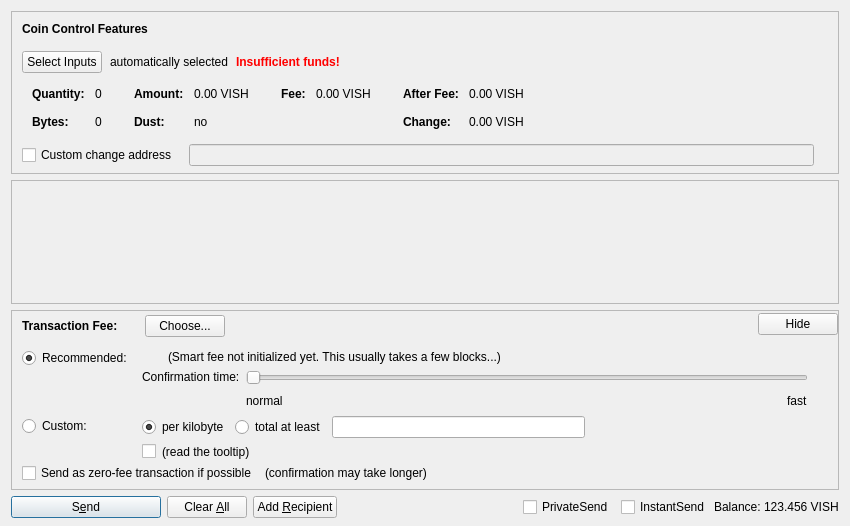
<?xml version="1.0" encoding="UTF-8"?>
<ui version="4.0">
 <class>SendCoinsDialog</class>
 <widget class="QDialog" name="SendCoinsDialog">
  <property name="geometry">
   <rect>
    <x>0</x>
    <y>0</y>
    <width>850</width>
    <height>526</height>
   </rect>
  </property>
  <property name="windowTitle">
   <string>Send Coins</string>
  </property>
  <layout class="QVBoxLayout" name="verticalLayout" stretch="0,1,0,0">
   <property name="bottomMargin">
    <number>8</number>
   </property>
   <item>
    <widget class="QFrame" name="frameCoinControl">
     <property name="sizePolicy">
      <sizepolicy hsizetype="Expanding" vsizetype="Expanding">
       <horstretch>0</horstretch>
       <verstretch>0</verstretch>
      </sizepolicy>
     </property>
     <property name="maximumSize">
      <size>
       <width>16777215</width>
       <height>16777215</height>
      </size>
     </property>
     <property name="frameShape">
      <enum>QFrame::StyledPanel</enum>
     </property>
     <property name="frameShadow">
      <enum>QFrame::Sunken</enum>
     </property>
     <layout class="QVBoxLayout" name="verticalLayoutCoinControl2">
      <property name="spacing">
       <number>0</number>
      </property>
      <property name="leftMargin">
       <number>0</number>
      </property>
      <property name="topMargin">
       <number>0</number>
      </property>
      <property name="rightMargin">
       <number>0</number>
      </property>
      <property name="bottomMargin">
       <number>6</number>
      </property>
      <item>
       <layout class="QVBoxLayout" name="verticalLayoutCoinControl" stretch="0,0,0,0,1">
        <property name="spacing">
         <number>0</number>
        </property>
        <property name="leftMargin">
         <number>10</number>
        </property>
        <property name="topMargin">
         <number>10</number>
        </property>
        <item>
         <layout class="QHBoxLayout" name="horizontalLayoutCoinControl1">
          <property name="bottomMargin">
           <number>15</number>
          </property>
          <item>
           <widget class="QLabel" name="labelCoinControlFeatures">
            <property name="sizePolicy">
             <sizepolicy hsizetype="Preferred" vsizetype="Maximum">
              <horstretch>0</horstretch>
              <verstretch>0</verstretch>
             </sizepolicy>
            </property>
            <property name="font">
             <font>
              <weight>75</weight>
              <bold>true</bold>
             </font>
            </property>
            <property name="styleSheet">
             <string notr="true">font-weight:bold;</string>
            </property>
            <property name="text">
             <string>Coin Control Features</string>
            </property>
           </widget>
          </item>
         </layout>
        </item>
        <item>
         <layout class="QHBoxLayout" name="horizontalLayoutCoinControl2" stretch="0,0,0,0">
          <property name="spacing">
           <number>8</number>
          </property>
          <property name="bottomMargin">
           <number>10</number>
          </property>
          <item>
           <widget class="QPushButton" name="pushButtonCoinControl">
            <property name="styleSheet">
             <string notr="true"/>
            </property>
            <property name="text">
             <string>Select Inputs</string>
            </property>
            <property name="autoDefault">
             <bool>false</bool>
            </property>
           </widget>
          </item>
          <item>
           <widget class="QLabel" name="labelCoinControlAutomaticallySelected">
            <property name="text">
             <string>automatically selected</string>
            </property>
            <property name="margin">
             <number>5</number>
            </property>
           </widget>
          </item>
          <item>
           <widget class="QLabel" name="labelCoinControlInsuffFunds">
            <property name="font">
             <font>
              <weight>75</weight>
              <bold>true</bold>
             </font>
            </property>
            <property name="styleSheet">
             <string notr="true">color:red;font-weight:bold;</string>
            </property>
            <property name="text">
             <string>Insufficient funds!</string>
            </property>
            <property name="margin">
             <number>5</number>
            </property>
           </widget>
          </item>
          <item>
           <spacer name="horizontalSpacerCoinControl">
            <property name="orientation">
             <enum>Qt::Horizontal</enum>
            </property>
            <property name="sizeHint" stdset="0">
             <size>
              <width>40</width>
              <height>1</height>
             </size>
            </property>
           </spacer>
          </item>
         </layout>
        </item>
        <item>
         <widget class="QWidget" name="widgetCoinControl" native="true">
          <property name="sizePolicy">
           <sizepolicy hsizetype="Preferred" vsizetype="Preferred">
            <horstretch>0</horstretch>
            <verstretch>0</verstretch>
           </sizepolicy>
          </property>
          <property name="minimumSize">
           <size>
            <width>0</width>
            <height>0</height>
           </size>
          </property>
          <property name="styleSheet">
           <string notr="true"/>
          </property>
          <layout class="QHBoxLayout" name="horizontalLayoutCoinControl5">
           <property name="leftMargin">
            <number>0</number>
           </property>
           <property name="topMargin">
            <number>0</number>
           </property>
           <property name="rightMargin">
            <number>0</number>
           </property>
           <property name="bottomMargin">
            <number>0</number>
           </property>
           <item>
            <layout class="QHBoxLayout" name="horizontalLayoutCoinControl3" stretch="0,0,0,1">
             <property name="spacing">
              <number>20</number>
             </property>
             <property name="topMargin">
              <number>0</number>
             </property>
             <property name="bottomMargin">
              <number>10</number>
             </property>
             <item>
              <layout class="QFormLayout" name="formLayoutCoinControl1">
               <property name="horizontalSpacing">
                <number>10</number>
               </property>
               <property name="verticalSpacing">
                <number>14</number>
               </property>
               <property name="leftMargin">
                <number>10</number>
               </property>
               <property name="topMargin">
                <number>4</number>
               </property>
               <property name="rightMargin">
                <number>6</number>
               </property>
               <item row="0" column="0">
                <widget class="QLabel" name="labelCoinControlQuantityText">
                 <property name="font">
                  <font>
                   <weight>75</weight>
                   <bold>true</bold>
                  </font>
                 </property>
                 <property name="text">
                  <string>Quantity:</string>
                 </property>
                 <property name="margin">
                  <number>0</number>
                 </property>
                </widget>
               </item>
               <item row="0" column="1">
                <widget class="QLabel" name="labelCoinControlQuantity">
                 <property name="cursor">
                  <cursorShape>IBeamCursor</cursorShape>
                 </property>
                 <property name="contextMenuPolicy">
                  <enum>Qt::ActionsContextMenu</enum>
                 </property>
                 <property name="text">
                  <string notr="true">0</string>
                 </property>
                 <property name="margin">
                  <number>0</number>
                 </property>
                 <property name="textInteractionFlags">
                  <set>Qt::LinksAccessibleByMouse|Qt::TextSelectableByKeyboard|Qt::TextSelectableByMouse</set>
                 </property>
                </widget>
               </item>
               <item row="1" column="0">
                <widget class="QLabel" name="labelCoinControlBytesText">
                 <property name="font">
                  <font>
                   <weight>75</weight>
                   <bold>true</bold>
                  </font>
                 </property>
                 <property name="text">
                  <string>Bytes:</string>
                 </property>
                </widget>
               </item>
               <item row="1" column="1">
                <widget class="QLabel" name="labelCoinControlBytes">
                 <property name="cursor">
                  <cursorShape>IBeamCursor</cursorShape>
                 </property>
                 <property name="contextMenuPolicy">
                  <enum>Qt::ActionsContextMenu</enum>
                 </property>
                 <property name="text">
                  <string notr="true">0</string>
                 </property>
                 <property name="textInteractionFlags">
                  <set>Qt::LinksAccessibleByMouse|Qt::TextSelectableByKeyboard|Qt::TextSelectableByMouse</set>
                 </property>
                </widget>
               </item>
              </layout>
             </item>
             <item>
              <layout class="QFormLayout" name="formLayoutCoinControl2">
               <property name="horizontalSpacing">
                <number>10</number>
               </property>
               <property name="verticalSpacing">
                <number>14</number>
               </property>
               <property name="leftMargin">
                <number>6</number>
               </property>
               <property name="topMargin">
                <number>4</number>
               </property>
               <property name="rightMargin">
                <number>6</number>
               </property>
               <item row="0" column="0">
                <widget class="QLabel" name="labelCoinControlAmountText">
                 <property name="font">
                  <font>
                   <weight>75</weight>
                   <bold>true</bold>
                  </font>
                 </property>
                 <property name="text">
                  <string>Amount:</string>
                 </property>
                 <property name="margin">
                  <number>0</number>
                 </property>
                </widget>
               </item>
               <item row="0" column="1">
                <widget class="QLabel" name="labelCoinControlAmount">
                 <property name="cursor">
                  <cursorShape>IBeamCursor</cursorShape>
                 </property>
                 <property name="contextMenuPolicy">
                  <enum>Qt::ActionsContextMenu</enum>
                 </property>
                 <property name="text">
                  <string notr="true">0.00 VISH</string>
                 </property>
                 <property name="textInteractionFlags">
                  <set>Qt::LinksAccessibleByMouse|Qt::TextSelectableByKeyboard|Qt::TextSelectableByMouse</set>
                 </property>
                </widget>
               </item>
               <item row="1" column="0">
                <widget class="QLabel" name="labelCoinControlLowOutputText">
                 <property name="font">
                  <font>
                   <weight>75</weight>
                   <bold>true</bold>
                  </font>
                 </property>
                 <property name="text">
                  <string>Dust:</string>
                 </property>
                </widget>
               </item>
               <item row="1" column="1">
                <widget class="QLabel" name="labelCoinControlLowOutput">
                 <property name="cursor">
                  <cursorShape>IBeamCursor</cursorShape>
                 </property>
                 <property name="contextMenuPolicy">
                  <enum>Qt::ActionsContextMenu</enum>
                 </property>
                 <property name="text">
                  <string notr="true">no</string>
                 </property>
                 <property name="textInteractionFlags">
                  <set>Qt::LinksAccessibleByMouse|Qt::TextSelectableByKeyboard|Qt::TextSelectableByMouse</set>
                 </property>
                </widget>
               </item>
              </layout>
             </item>
             <item>
              <layout class="QFormLayout" name="formLayoutCoinControl3">
               <property name="horizontalSpacing">
                <number>10</number>
               </property>
               <property name="verticalSpacing">
                <number>14</number>
               </property>
               <property name="leftMargin">
                <number>6</number>
               </property>
               <property name="topMargin">
                <number>4</number>
               </property>
               <property name="rightMargin">
                <number>6</number>
               </property>
               <item row="0" column="0">
                <widget class="QLabel" name="labelCoinControlFeeText">
                 <property name="font">
                  <font>
                   <weight>75</weight>
                   <bold>true</bold>
                  </font>
                 </property>
                 <property name="text">
                  <string>Fee:</string>
                 </property>
                 <property name="margin">
                  <number>0</number>
                 </property>
                </widget>
               </item>
               <item row="0" column="1">
                <widget class="QLabel" name="labelCoinControlFee">
                 <property name="cursor">
                  <cursorShape>IBeamCursor</cursorShape>
                 </property>
                 <property name="contextMenuPolicy">
                  <enum>Qt::ActionsContextMenu</enum>
                 </property>
                 <property name="text">
                  <string notr="true">0.00 VISH</string>
                 </property>
                 <property name="textInteractionFlags">
                  <set>Qt::LinksAccessibleByMouse|Qt::TextSelectableByKeyboard|Qt::TextSelectableByMouse</set>
                 </property>
                </widget>
               </item>
             </layout>
             </item>
             <item>
              <layout class="QFormLayout" name="formLayoutCoinControl4">
               <property name="horizontalSpacing">
                <number>10</number>
               </property>
               <property name="verticalSpacing">
                <number>14</number>
               </property>
               <property name="leftMargin">
                <number>6</number>
               </property>
               <property name="topMargin">
                <number>4</number>
               </property>
               <property name="rightMargin">
                <number>6</number>
               </property>
               <item row="0" column="0">
                <widget class="QLabel" name="labelCoinControlAfterFeeText">
                 <property name="font">
                  <font>
                   <weight>75</weight>
                   <bold>true</bold>
                  </font>
                 </property>
                 <property name="text">
                  <string>After Fee:</string>
                 </property>
                 <property name="margin">
                  <number>0</number>
                 </property>
                </widget>
               </item>
               <item row="0" column="1">
                <widget class="QLabel" name="labelCoinControlAfterFee">
                 <property name="cursor">
                  <cursorShape>IBeamCursor</cursorShape>
                 </property>
                 <property name="contextMenuPolicy">
                  <enum>Qt::ActionsContextMenu</enum>
                 </property>
                 <property name="text">
                  <string notr="true">0.00 VISH</string>
                 </property>
                 <property name="textInteractionFlags">
                  <set>Qt::LinksAccessibleByMouse|Qt::TextSelectableByKeyboard|Qt::TextSelectableByMouse</set>
                 </property>
                </widget>
               </item>
               <item row="1" column="0">
                <widget class="QLabel" name="labelCoinControlChangeText">
                 <property name="font">
                  <font>
                   <weight>75</weight>
                   <bold>true</bold>
                  </font>
                 </property>
                 <property name="text">
                  <string>Change:</string>
                 </property>
                </widget>
               </item>
               <item row="1" column="1">
                <widget class="QLabel" name="labelCoinControlChange">
                 <property name="cursor">
                  <cursorShape>IBeamCursor</cursorShape>
                 </property>
                 <property name="contextMenuPolicy">
                  <enum>Qt::ActionsContextMenu</enum>
                 </property>
                 <property name="text">
                  <string notr="true">0.00 VISH</string>
                 </property>
                 <property name="textInteractionFlags">
                  <set>Qt::LinksAccessibleByMouse|Qt::TextSelectableByKeyboard|Qt::TextSelectableByMouse</set>
                 </property>
                </widget>
               </item>
              </layout>
             </item>
            </layout>
           </item>
          </layout>
         </widget>
        </item>
        <item>
         <layout class="QHBoxLayout" name="horizontalLayoutCoinControl4" stretch="0,0,0">
          <property name="spacing">
           <number>12</number>
          </property>
          <property name="sizeConstraint">
           <enum>QLayout::SetDefaultConstraint</enum>
          </property>
          <property name="topMargin">
           <number>5</number>
          </property>
          <property name="rightMargin">
           <number>5</number>
          </property>
          <item>
           <widget class="QCheckBox" name="checkBoxCoinControlChange">
            <property name="toolTip">
             <string>If this is activated, but the change address is empty or invalid, change will be sent to a newly generated address.</string>
            </property>
            <property name="text">
             <string>Custom change address</string>
            </property>
           </widget>
          </item>
          <item>
           <widget class="QValidatedLineEdit" name="lineEditCoinControlChange">
            <property name="enabled">
             <bool>false</bool>
            </property>
            <property name="sizePolicy">
             <sizepolicy hsizetype="Expanding" vsizetype="Fixed">
              <horstretch>0</horstretch>
              <verstretch>0</verstretch>
             </sizepolicy>
            </property>
           </widget>
          </item>
          <item>
           <widget class="QLabel" name="labelCoinControlChangeLabel">
            <property name="sizePolicy">
             <sizepolicy hsizetype="Preferred" vsizetype="Expanding">
              <horstretch>0</horstretch>
              <verstretch>0</verstretch>
             </sizepolicy>
            </property>
            <property name="minimumSize">
             <size>
              <width>0</width>
              <height>0</height>
             </size>
            </property>
            <property name="text">
             <string/>
            </property>
            <property name="margin">
             <number>3</number>
            </property>
           </widget>
          </item>
         </layout>
        </item>
        <item>
         <spacer name="verticalSpacerCoinControl">
          <property name="orientation">
           <enum>Qt::Vertical</enum>
          </property>
          <property name="sizeHint" stdset="0">
           <size>
            <width>800</width>
            <height>1</height>
           </size>
          </property>
         </spacer>
        </item>
       </layout>
      </item>
     </layout>
    </widget>
   </item>
   <item>
    <widget class="QScrollArea" name="scrollArea">
     <property name="widgetResizable">
      <bool>true</bool>
     </property>
     <widget class="QWidget" name="scrollAreaWidgetContents">
      <property name="geometry">
       <rect>
        <x>0</x>
        <y>0</y>
        <width>830</width>
        <height>69</height>
       </rect>
      </property>
      <layout class="QVBoxLayout" name="verticalLayout_2" stretch="0,1">
       <property name="leftMargin">
        <number>0</number>
       </property>
       <property name="topMargin">
        <number>0</number>
       </property>
       <property name="rightMargin">
        <number>0</number>
       </property>
       <property name="bottomMargin">
        <number>0</number>
       </property>
       <item>
        <layout class="QVBoxLayout" name="entries">
         <property name="spacing">
          <number>6</number>
         </property>
        </layout>
       </item>
       <item>
        <spacer name="verticalSpacer">
         <property name="orientation">
          <enum>Qt::Vertical</enum>
         </property>
         <property name="sizeHint" stdset="0">
          <size>
           <width>20</width>
           <height>40</height>
          </size>
         </property>
        </spacer>
       </item>
      </layout>
     </widget>
    </widget>
   </item>
   <item>
    <widget class="QFrame" name="frameFee">
     <property name="sizePolicy">
      <sizepolicy hsizetype="Expanding" vsizetype="Expanding">
       <horstretch>0</horstretch>
       <verstretch>0</verstretch>
      </sizepolicy>
     </property>
     <property name="maximumSize">
      <size>
       <width>16777215</width>
       <height>16777215</height>
      </size>
     </property>
     <property name="frameShape">
      <enum>QFrame::StyledPanel</enum>
     </property>
     <property name="frameShadow">
      <enum>QFrame::Sunken</enum>
     </property>
     <layout class="QVBoxLayout" name="verticalLayoutFee1">
      <property name="spacing">
       <number>0</number>
      </property>
      <property name="leftMargin">
       <number>0</number>
      </property>
      <property name="topMargin">
       <number>0</number>
      </property>
      <property name="rightMargin">
       <number>0</number>
      </property>
      <property name="bottomMargin">
       <number>0</number>
      </property>
      <item>
       <layout class="QVBoxLayout" name="verticalLayoutFee2" stretch="0,0,0">
        <property name="spacing">
         <number>0</number>
        </property>
        <property name="leftMargin">
         <number>10</number>
        </property>
        <property name="topMargin">
         <number>0</number>
        </property>
        <item>
         <layout class="QHBoxLayout" name="horizontalLayoutFee1">
          <property name="bottomMargin">
           <number>0</number>
          </property>
          <item>
           <layout class="QVBoxLayout" name="verticalLayoutFee7">
            <property name="spacing">
             <number>0</number>
            </property>
            <item>
             <spacer name="verticalSpacerSmartFee">
              <property name="orientation">
               <enum>Qt::Vertical</enum>
              </property>
              <property name="sizeType">
               <enum>QSizePolicy::Fixed</enum>
              </property>
              <property name="sizeHint" stdset="0">
               <size>
                <width>1</width>
                <height>4</height>
               </size>
              </property>
             </spacer>
            </item>
            <item>
             <layout class="QHBoxLayout" name="horizontalLayoutSmartFee">
              <property name="spacing">
               <number>10</number>
              </property>
              <item>
               <widget class="QLabel" name="labelFeeHeadline">
                <property name="sizePolicy">
                 <sizepolicy hsizetype="Preferred" vsizetype="Maximum">
                  <horstretch>0</horstretch>
                  <verstretch>0</verstretch>
                 </sizepolicy>
                </property>
                <property name="font">
                 <font>
                  <weight>75</weight>
                  <bold>true</bold>
                 </font>
                </property>
                <property name="styleSheet">
                 <string notr="true">font-weight:bold;</string>
                </property>
                <property name="text">
                 <string>Transaction Fee:</string>
                </property>
               </widget>
              </item>
              <item>
               <widget class="QLabel" name="labelFeeMinimized">
                <property name="text">
                 <string/>
                </property>
               </widget>
              </item>
              <item>
               <widget class="QPushButton" name="buttonChooseFee">
                <property name="text">
                 <string>Choose...</string>
                </property>
               </widget>
              </item>
             </layout>
            </item>
            <item>
             <spacer name="verticalSpacer_5">
              <property name="orientation">
               <enum>Qt::Vertical</enum>
              </property>
              <property name="sizeHint" stdset="0">
               <size>
                <width>1</width>
                <height>1</height>
               </size>
              </property>
             </spacer>
            </item>
           </layout>
          </item>
          <item>
           <spacer name="horizontalSpacer_4">
            <property name="orientation">
             <enum>Qt::Horizontal</enum>
            </property>
            <property name="sizeHint" stdset="0">
             <size>
              <width>40</width>
              <height>20</height>
             </size>
            </property>
           </spacer>
          </item>
          <item>
           <widget class="QPushButton" name="buttonMinimizeFee">
            <property name="toolTip">
             <string>collapse fee-settings</string>
            </property>
            <property name="text">
             <string>Hide</string>
            </property>
           </widget>
          </item>
         </layout>
        </item>
        <item>
         <widget class="QFrame" name="frameFeeSelection">
          <layout class="QVBoxLayout" name="verticalLayoutFee12">
           <property name="spacing">
            <number>0</number>
           </property>
           <property name="leftMargin">
            <number>0</number>
           </property>
           <property name="topMargin">
            <number>0</number>
           </property>
           <property name="rightMargin">
            <number>0</number>
           </property>
           <property name="bottomMargin">
            <number>0</number>
           </property>
           <item>
            <layout class="QGridLayout" name="gridLayoutFee">
             <property name="topMargin">
              <number>10</number>
             </property>
             <property name="bottomMargin">
              <number>4</number>
             </property>
             <property name="horizontalSpacing">
              <number>10</number>
             </property>
             <property name="verticalSpacing">
              <number>4</number>
             </property>
             <item row="1" column="1">
              <layout class="QVBoxLayout" name="verticalLayoutFee8">
               <property name="spacing">
                <number>6</number>
               </property>
               <item>
                <layout class="QHBoxLayout" name="horizontalLayoutFee13">
                 <item>
                  <widget class="QRadioButton" name="radioCustomPerKilobyte">
                   <property name="toolTip">
                    <string>If the custom fee is set to 1000 veffs and the transaction is only 250 bytes, then &quot;per kilobyte&quot; only pays 250 veffs in fee,&lt;br /&gt;while &quot;at least&quot; pays 1000 veffs. For transactions bigger than a kilobyte both pay by kilobyte.</string>
                   </property>
                   <property name="text">
                    <string>per kilobyte</string>
                   </property>
                   <property name="checked">
                    <bool>true</bool>
                   </property>
                   <attribute name="buttonGroup">
                    <string notr="true">groupCustomFee</string>
                   </attribute>
                  </widget>
                 </item>
                 <item>
                  <widget class="QRadioButton" name="radioCustomAtLeast">
                   <property name="toolTip">
                    <string>If the custom fee is set to 1000 veffs and the transaction is only 250 bytes, then &quot;per kilobyte&quot; only pays 250 veffs in fee,&lt;br /&gt;while &quot;total at least&quot; pays 1000 veffs. For transactions bigger than a kilobyte both pay by kilobyte.</string>
                   </property>
                   <property name="text">
                    <string>total at least</string>
                   </property>
                   <attribute name="buttonGroup">
                    <string notr="true">groupCustomFee</string>
                   </attribute>
                  </widget>
                 </item>
                 <item>
                  <widget class="BitcoinAmountField" name="customFee"/>
                 </item>
                 <item>
                  <spacer name="horizontalSpacer_6">
                   <property name="orientation">
                    <enum>Qt::Horizontal</enum>
                   </property>
                   <property name="sizeHint" stdset="0">
                    <size>
                     <width>1</width>
                     <height>1</height>
                    </size>
                   </property>
                  </spacer>
                 </item>
                </layout>
               </item>
               <item>
                <layout class="QHBoxLayout" name="horizontalLayoutFee8">
                 <item>
                  <widget class="QCheckBox" name="checkBoxMinimumFee">
                   <property name="toolTip">
                    <string>Paying only the minimum fee is just fine as long as there is less transaction volume than space in the blocks.&lt;br /&gt;But be aware that this can end up in a never confirming transaction once there is more demand for vishai transactions than the network can process.</string>
                   </property>
                   <property name="text">
                    <string/>
                   </property>
                  </widget>
                 </item>
                 <item>
                  <widget class="QLabel" name="labelMinFeeWarning">
                   <property name="enabled">
                    <bool>true</bool>
                   </property>
                   <property name="toolTip">
                    <string>Paying only the minimum fee is just fine as long as there is less transaction volume than space in the blocks.&lt;br /&gt;But be aware that this can end up in a never confirming transaction once there is more demand for vishai transactions than the network can process.</string>
                   </property>
                   <property name="text">
                    <string>(read the tooltip)</string>
                   </property>
                   <property name="margin">
                    <number>5</number>
                   </property>
                  </widget>
                 </item>
                 <item>
                  <spacer name="horizontalSpacer_2">
                   <property name="orientation">
                    <enum>Qt::Horizontal</enum>
                   </property>
                   <property name="sizeHint" stdset="0">
                    <size>
                     <width>1</width>
                     <height>1</height>
                    </size>
                   </property>
                  </spacer>
                 </item>
                </layout>
               </item>
              </layout>
             </item>
             <item row="0" column="0">
              <layout class="QVBoxLayout" name="verticalLayoutFee4" stretch="0,1">
               <item>
                <widget class="QRadioButton" name="radioSmartFee">
                 <property name="text">
                  <string>Recommended:</string>
                 </property>
                 <property name="checked">
                  <bool>true</bool>
                 </property>
                 <attribute name="buttonGroup">
                  <string notr="true">groupFee</string>
                 </attribute>
                </widget>
               </item>
               <item>
                <spacer name="verticalSpacer_2">
                 <property name="orientation">
                  <enum>Qt::Vertical</enum>
                 </property>
                 <property name="sizeHint" stdset="0">
                  <size>
                   <width>1</width>
                   <height>1</height>
                  </size>
                 </property>
                </spacer>
               </item>
              </layout>
             </item>
             <item row="1" column="0">
              <layout class="QVBoxLayout" name="verticalLayoutFee9" stretch="0,1">
               <item>
                <widget class="QRadioButton" name="radioCustomFee">
                 <property name="text">
                  <string>Custom:</string>
                 </property>
                 <attribute name="buttonGroup">
                  <string notr="true">groupFee</string>
                 </attribute>
                </widget>
               </item>
               <item>
                <spacer name="verticalSpacer_6">
                 <property name="orientation">
                  <enum>Qt::Vertical</enum>
                 </property>
                 <property name="sizeHint" stdset="0">
                  <size>
                   <width>1</width>
                   <height>1</height>
                  </size>
                 </property>
                </spacer>
               </item>
              </layout>
             </item>
             <item row="0" column="1">
              <layout class="QVBoxLayout" name="verticalLayoutFee3" stretch="0,0,1">
               <property name="spacing">
                <number>6</number>
               </property>
               <property name="topMargin">
                <number>2</number>
               </property>
               <item>
                <layout class="QHBoxLayout" name="horizontalLayoutFee12">
                 <item>
                  <widget class="QLabel" name="labelSmartFee">
                   <property name="text">
                    <string/>
                   </property>
                   <property name="margin">
                    <number>2</number>
                   </property>
                  </widget>
                 </item>
                 <item>
                  <widget class="QLabel" name="labelFeeEstimation">
                   <property name="text">
                    <string/>
                   </property>
                  </widget>
                 </item>
                 <item>
                  <widget class="QLabel" name="labelSmartFee2">
                   <property name="text">
                    <string>(Smart fee not initialized yet. This usually takes a few blocks...)</string>
                   </property>
                   <property name="margin">
                    <number>2</number>
                   </property>
                  </widget>
                 </item>
                 <item>
                  <spacer name="horizontalSpacer_5">
                   <property name="orientation">
                    <enum>Qt::Horizontal</enum>
                   </property>
                   <property name="sizeHint" stdset="0">
                    <size>
                     <width>1</width>
                     <height>1</height>
                    </size>
                   </property>
                  </spacer>
                 </item>
                </layout>
               </item>
               <item>
                <layout class="QHBoxLayout" name="horizontalLayoutFee9">
                 <item>
                  <layout class="QVBoxLayout" name="verticalLayoutFee6">
                   <item>
                    <widget class="QLabel" name="labelSmartFee3">
                     <property name="text">
                      <string>Confirmation time:</string>
                     </property>
                     <property name="margin">
                      <number>2</number>
                     </property>
                    </widget>
                   </item>
                   <item>
                    <spacer name="verticalSpacer_3">
                     <property name="orientation">
                      <enum>Qt::Vertical</enum>
                     </property>
                     <property name="sizeHint" stdset="0">
                      <size>
                       <width>1</width>
                       <height>1</height>
                      </size>
                     </property>
                    </spacer>
                   </item>
                  </layout>
                 </item>
                 <item>
                  <layout class="QVBoxLayout" name="verticalLayoutFee5">
                   <property name="rightMargin">
                    <number>30</number>
                   </property>
                   <item>
                    <widget class="QSlider" name="sliderSmartFee">
                     <property name="minimum">
                      <number>0</number>
                     </property>
                     <property name="maximum">
                      <number>24</number>
                     </property>
                     <property name="pageStep">
                      <number>1</number>
                     </property>
                     <property name="value">
                      <number>0</number>
                     </property>
                     <property name="orientation">
                      <enum>Qt::Horizontal</enum>
                     </property>
                     <property name="invertedAppearance">
                      <bool>false</bool>
                     </property>
                     <property name="invertedControls">
                      <bool>false</bool>
                     </property>
                     <property name="tickPosition">
                      <enum>QSlider::NoTicks</enum>
                     </property>
                    </widget>
                   </item>
                   <item>
                    <layout class="QHBoxLayout" name="horizontalLayoutFee10">
                     <item>
                      <widget class="QLabel" name="labelSmartFeeNormal">
                       <property name="text">
                        <string>normal</string>
                       </property>
                      </widget>
                     </item>
                     <item>
                      <spacer name="horizontalSpacer_3">
                       <property name="orientation">
                        <enum>Qt::Horizontal</enum>
                       </property>
                       <property name="sizeHint" stdset="0">
                        <size>
                         <width>40</width>
                         <height>20</height>
                        </size>
                       </property>
                      </spacer>
                     </item>
                     <item>
                      <widget class="QLabel" name="labelSmartFeeFast">
                       <property name="text">
                        <string>fast</string>
                       </property>
                      </widget>
                     </item>
                    </layout>
                   </item>
                  </layout>
                 </item>
                </layout>
               </item>
               <item>
                <spacer name="verticalSpacer_4">
                 <property name="orientation">
                  <enum>Qt::Vertical</enum>
                 </property>
                 <property name="sizeHint" stdset="0">
                  <size>
                   <width>1</width>
                   <height>1</height>
                  </size>
                 </property>
                </spacer>
               </item>
              </layout>
             </item>
            </layout>
           </item>
           <item>
            <layout class="QHBoxLayout" name="horizontalLayoutFee5" stretch="0,0,0">
             <property name="spacing">
              <number>8</number>
             </property>
             <property name="bottomMargin">
              <number>4</number>
             </property>
             <item>
              <widget class="QCheckBox" name="checkBoxFreeTx">
               <property name="text">
                <string>Send as zero-fee transaction if possible</string>
               </property>
              </widget>
             </item>
             <item>
              <widget class="QLabel" name="labelFreeTx">
               <property name="text">
                <string>(confirmation may take longer)</string>
               </property>
               <property name="margin">
                <number>5</number>
               </property>
              </widget>
             </item>
             <item>
              <spacer name="horizontalSpacerFee5">
               <property name="orientation">
                <enum>Qt::Horizontal</enum>
               </property>
               <property name="sizeHint" stdset="0">
                <size>
                 <width>1</width>
                 <height>1</height>
                </size>
               </property>
              </spacer>
             </item>
            </layout>
           </item>
           <item>
            <spacer name="verticalSpacerFee2">
             <property name="orientation">
              <enum>Qt::Vertical</enum>
             </property>
             <property name="sizeHint" stdset="0">
              <size>
               <width>1</width>
               <height>1</height>
              </size>
             </property>
            </spacer>
           </item>
          </layout>
         </widget>
        </item>
        <item>
         <spacer name="verticalSpacerFee">
          <property name="orientation">
           <enum>Qt::Vertical</enum>
          </property>
          <property name="sizeHint" stdset="0">
           <size>
            <width>800</width>
            <height>1</height>
           </size>
          </property>
         </spacer>
        </item>
       </layout>
      </item>
     </layout>
    </widget>
   </item>
   <item>
    <layout class="QHBoxLayout" name="horizontalLayout">
     <item>
      <widget class="QPushButton" name="sendButton">
       <property name="minimumSize">
        <size>
         <width>150</width>
         <height>0</height>
        </size>
       </property>
       <property name="toolTip">
        <string>Confirm the send action</string>
       </property>
       <property name="text">
        <string>S&amp;end</string>
       </property>
       <property name="autoDefault">
        <bool>false</bool>
       </property>
       <property name="default">
        <bool>true</bool>
       </property>
      </widget>
     </item>
     <item>
      <widget class="QPushButton" name="clearButton">
       <property name="sizePolicy">
        <sizepolicy hsizetype="Minimum" vsizetype="Fixed">
         <horstretch>0</horstretch>
         <verstretch>0</verstretch>
        </sizepolicy>
       </property>
       <property name="toolTip">
        <string>Clear all fields of the form.</string>
       </property>
       <property name="text">
        <string>Clear &amp;All</string>
       </property>
       <property name="autoDefault">
        <bool>false</bool>
       </property>
      </widget>
     </item>
     <item>
      <widget class="QPushButton" name="addButton">
       <property name="toolTip">
        <string>Send to multiple recipients at once</string>
       </property>
       <property name="text">
        <string>Add &amp;Recipient</string>
       </property>
       <property name="autoDefault">
        <bool>false</bool>
       </property>
      </widget>
     </item>
     <item>
      <spacer name="horizontalSpacer">
       <property name="orientation">
        <enum>Qt::Horizontal</enum>
       </property>
       <property name="sizeHint" stdset="0">
        <size>
         <width>40</width>
         <height>20</height>
        </size>
       </property>
      </spacer>
     </item>
     <item>
      <layout class="QHBoxLayout" name="horizontalLayout_2">
       <property name="spacing">
        <number>3</number>
       </property>
       <item>
        <widget class="QCheckBox" name="checkUsePrivateSend">
         <property name="minimumSize">
          <size>
           <width>95</width>
           <height>0</height>
          </size>
         </property>
         <property name="text">
          <string>PrivateSend</string>
         </property>
         <property name="checked">
          <bool>false</bool>
         </property>
        </widget>
       </item>
       <item>
        <widget class="QCheckBox" name="checkUseInstantSend">
         <property name="enabled">
          <bool>true</bool>
         </property>
         <property name="minimumSize">
          <size>
           <width>85</width>
           <height>0</height>
          </size>
         </property>
         <property name="text">
          <string>InstantSend</string>
         </property>
        </widget>
       </item>
       <item>
        <widget class="QLabel" name="label">
         <property name="text">
          <string>Balance:</string>
         </property>
        </widget>
       </item>
       <item>
        <widget class="QLabel" name="labelBalance">
         <property name="sizePolicy">
          <sizepolicy hsizetype="Preferred" vsizetype="Fixed">
           <horstretch>0</horstretch>
           <verstretch>0</verstretch>
          </sizepolicy>
         </property>
         <property name="cursor">
          <cursorShape>IBeamCursor</cursorShape>
         </property>
         <property name="text">
          <string notr="true">123.456 VISH</string>
         </property>
         <property name="textInteractionFlags">
          <set>Qt::LinksAccessibleByMouse|Qt::TextSelectableByKeyboard|Qt::TextSelectableByMouse</set>
         </property>
        </widget>
       </item>
      </layout>
     </item>
    </layout>
   </item>
  </layout>
 </widget>
 <customwidgets>
  <customwidget>
   <class>QValidatedLineEdit</class>
   <extends>QLineEdit</extends>
   <header>qvalidatedlineedit.h</header>
  </customwidget>
  <customwidget>
   <class>BitcoinAmountField</class>
   <extends>QLineEdit</extends>
   <header>bitcoinamountfield.h</header>
   <container>1</container>
  </customwidget>
 </customwidgets>
 <resources>
  <include location="../vishai.qrc"/>
 </resources>
 <connections/>
 <buttongroups>
  <buttongroup name="groupCustomFee"/>
  <buttongroup name="groupFee"/>
 </buttongroups>
</ui>
